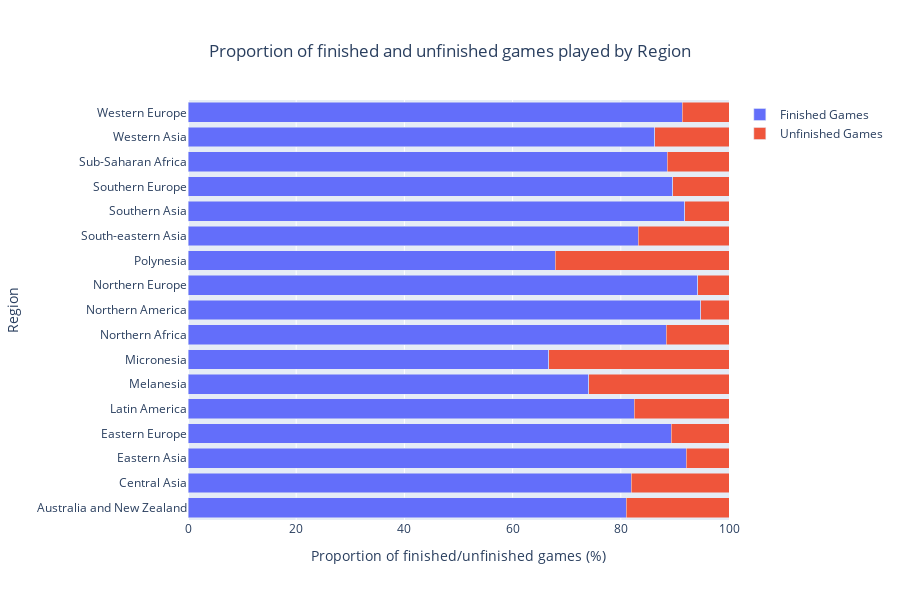

The notebook cell this image was saved under:
### Code cell
region_paths_df_updated = pd.DataFrame({
    'Region': labels,
    'Finished Games': finished_means.values,
    'Unfinished Games': unfinished_means.values
})

fig = px.bar(region_paths_df_updated, y='Region', x=['Finished Games', 'Unfinished Games'], orientation='h', barmode='stack',
             labels={'Values1': 'Trace 1', 'Values2': 'Trace 2'},
             title='Stacked Horizontal Bar Chart')

fig.update_layout(
    xaxis=dict(range=[0, 100]),
    height = 600,
    title='Proportion of finished and unfinished games played by Region', 
    xaxis_title='Proportion of finished/unfinished games (%)',
    yaxis_title='Region',
    title_x = 0.5,
    title_y = 0.925,
    legend_title_text = ""
)

fig.show()

### Figure 1 — Plotly figure (JSON) as saved in the notebook; plotly's stock layout.template omitted (floating-point values rounded to 4 significant figures)
{"data": [{"alignmentgroup": "True", "hovertemplate": "variable=Finished Games<br>value=%{x}<br>Region=%{y}<extra></extra>", "legendgroup": "Finished Games", "marker": {"color": "#636efa", "pattern": {"shape": ""}}, "name": "Finished Games", "offsetgroup": "Finished Games", "orientation": "h", "showlegend": true, "textposition": "auto", "type": "bar", "x": [81, 81.9, 92.1, 89.3, 82.5, 74.1, 66.7, 88.4, 94.8, 94.2, 67.9, 83.2, 91.8, 89.6, 88.6, 86.3, 91.4], "xaxis": "x", "y": ["Australia and New Zealand", "Central Asia", "Eastern Asia", "Eastern Europe", "Latin America", "Melanesia", "Micronesia", "Northern Africa", "Northern America", "Northern Europe", "Polynesia", "South-eastern Asia", "Southern Asia", "Southern Europe", "Sub-Saharan Africa", "Western Asia", "Western Europe"], "yaxis": "y"}, {"alignmentgroup": "True", "hovertemplate": "variable=Unfinished Games<br>value=%{x}<br>Region=%{y}<extra></extra>", "legendgroup": "Unfinished Games", "marker": {"color": "#EF553B", "pattern": {"shape": ""}}, "name": "Unfinished Games", "offsetgroup": "Unfinished Games", "orientation": "h", "showlegend": true, "textposition": "auto", "type": "bar", "x": [19, 18.1, 7.9, 10.7, 17.5, 25.9, 33.3, 11.6, 5.2, 5.8, 32.1, 16.8, 8.2, 10.4, 11.4, 13.7, 8.6], "xaxis": "x", "y": ["Australia and New Zealand", "Central Asia", "Eastern Asia", "Eastern Europe", "Latin America", "Melanesia", "Micronesia", "Northern Africa", "Northern America", "Northern Europe", "Polynesia", "South-eastern Asia", "Southern Asia", "Southern Europe", "Sub-Saharan Africa", "Western Asia", "Western Europe"], "yaxis": "y"}], "layout": {"barmode": "stack", "height": 600, "legend": {"title": {"text": ""}, "tracegroupgap": 0}, "title": {"text": "Proportion of finished and unfinished games played by Region", "x": 0.5, "y": 0.925}, "xaxis": {"anchor": "y", "domain": [0, 1], "range": [0, 100], "title": {"text": "Proportion of finished/unfinished games (%)"}}, "yaxis": {"anchor": "x", "domain": [0, 1], "title": {"text": "Region"}}}}
